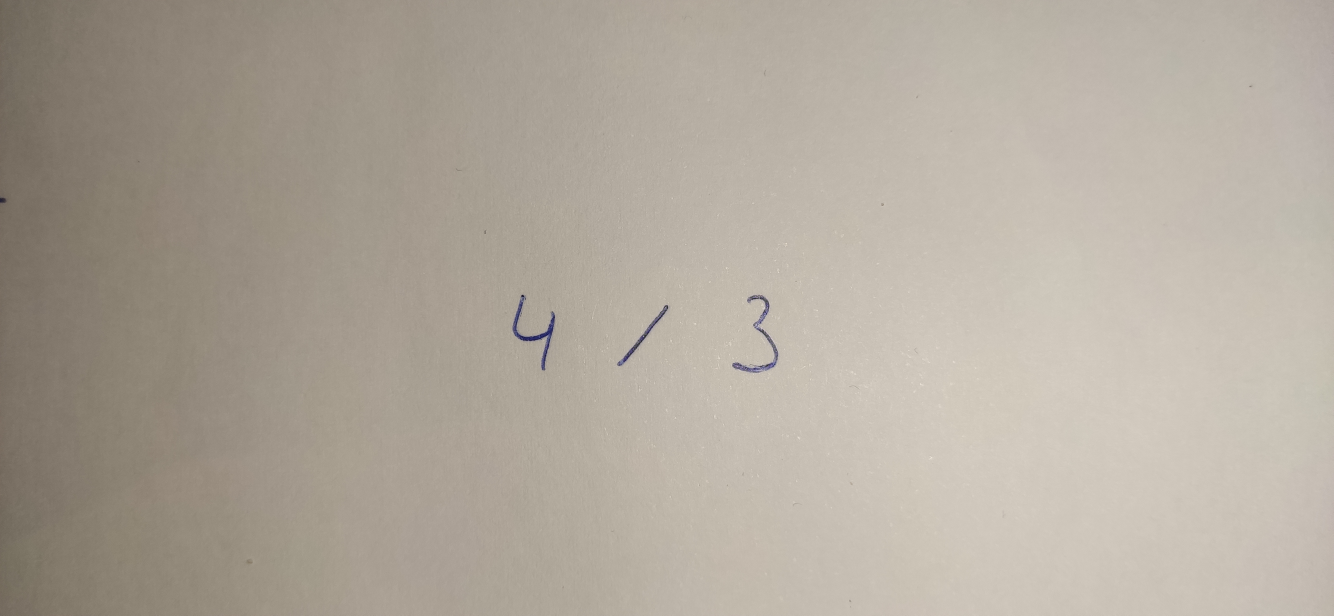
#> input picture example_tasks/IMG_20211212_195035.jpg, 4000 x 1846 px (shown at 1/3 size)
$ python symbol_locator.py example_tasks
#> lines starting #> are read from the running program, lines starting #| are printed output that depends on the picture; after the words box and inside, x2 and y2 are one past the last pixel; in counts of white or black regions, pixels touching at a corner belong together
#> further down, image is the input picture: shape (1846, 4000, 3); mean B, G, R 156.7, 168.4, 176.9
import cv2
import imutils
import os
import sys


def write_contour_images(image, dest, name_prefix=''):
    # image = cv2.resize(image, (1000, 460))
#> called with dest = 'example_tasks', name_prefix = '0'
    image = cv2.resize(image, None, fx=0.25, fy=0.25)
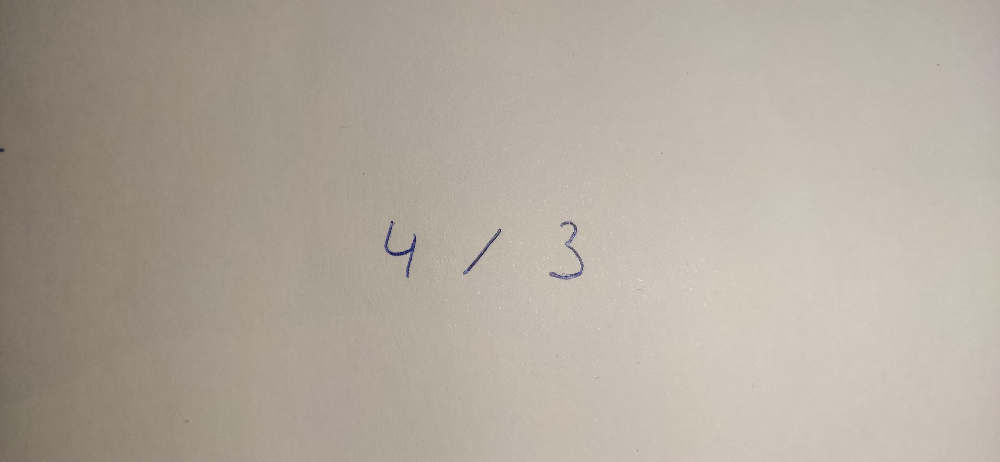
#> image: shape (462, 1000, 3); mean of channels 0, 1, 2 156.8, 168.6, 177; drawn as B, G, R
    gray = cv2.cvtColor(image, cv2.COLOR_BGR2GRAY)
    blurred = cv2.GaussianBlur(gray, (5, 5), 0)
    img_thresh = cv2.adaptiveThreshold(blurred, 255, cv2.ADAPTIVE_THRESH_GAUSSIAN_C, cv2.THRESH_BINARY_INV, 11, 2)
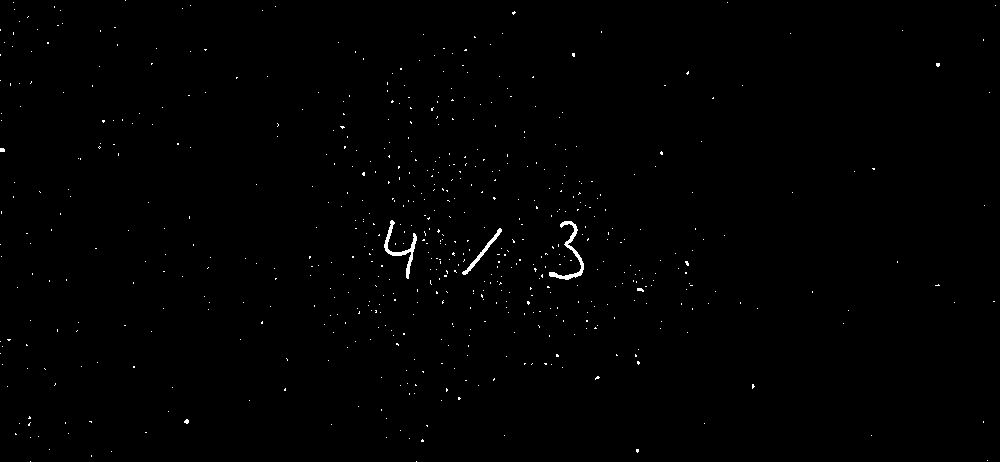
#> img_thresh: shape (462, 1000); 0.49% white in thin lines or dots
    cnts = cv2.findContours(img_thresh.copy(), cv2.RETR_EXTERNAL,
                            cv2.CHAIN_APPROX_SIMPLE)
#> cnts = 599 contours, 596 with area under 20; largest, box (x1, y1, x2, y2) and area: (549, 221, 584, 280) 292, (384, 220, 417, 279) 264, (462, 228, 502, 275) 169
    cnts = imutils.grab_contours(cnts)
    cnts = sorted(cnts, key=lambda c: cv2.boundingRect(c)[0])

    counter = 0
    for c in cnts:
        (x, y, w, h) = cv2.boundingRect(c)
        if 35 < cv2.contourArea(c):
            thresh = img_thresh[y:y + h, x:x + w]
            (tH, tW) = thresh.shape
            # if the width is greater than the height, resize along the
            # width dimension
            if tW > tH:
                thresh = imutils.resize(thresh, width=32)
            # otherwise, resize along the height
            else:
                thresh = imutils.resize(thresh, height=32)

            # determine padding
            (tH, tW) = thresh.shape
            dX = int(max(0, 32 - tW) / 2.0)
            dY = int(max(0, 32 - tH) / 2.0)
            # pad the image and force 32x32 dimensions
            padded = cv2.copyMakeBorder(thresh, top=dY, bottom=dY,
                                        left=dX, right=dX, borderType=cv2.BORDER_CONSTANT,
                                        value=(0, 0, 0))
            padded = cv2.resize(padded, (32, 32))
            cv2.imwrite('%s/%s%s.jpg' % (dest, name_prefix, counter), padded)
            counter += 1
#> this loop made 599 passes
#> (x, y, w, h, dX) on passes 217, 352, 458: (384, 220, 33, 59, 7), (462, 228, 40, 47, 2), (549, 221, 35, 59, 7)
#> (x, y, w, h) on passes 1, 2, 3, 4, 5, 8: (0, 353, 1, 1), (0, 341, 1, 1), (0, 244, 1, 1), (0, 148, 5, 4), (0, 80, 1, 1), (1, 256, 1, 1)
#> after the loop, counter = 3


if __name__ == "__main__":
    data_dir = sys.argv[1]
    for subdir, _, files in os.walk(data_dir):
        counter = 0
        for file in files:
            image = cv2.imread('%s/%s' % (subdir, file))
            write_contour_images(image, subdir, '%s' % counter)
            counter += 1
